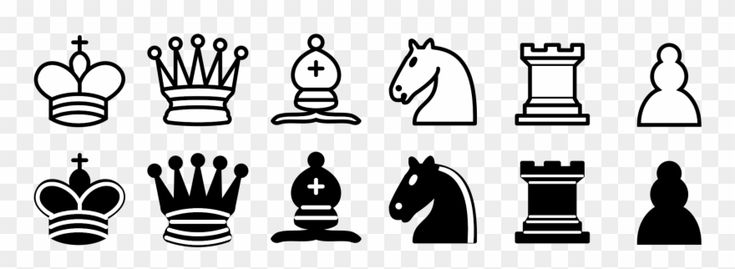
#> input picture assets/source/pieces-reference.jpg, 735 x 269 px
$ python build_piece_sheet.py
#> lines starting #> are read from the running program, lines starting #| are printed output that depends on the picture; after the words box and inside, x2 and y2 are one past the last pixel; in counts of white or black regions, pixels touching at a corner belong together
#> in main, source is the input picture: PIL image 735x269 RGB; min 0, max 255, mean 203.6
#!/usr/bin/env python3
"""Cut the reference piece drawing into a transparent sprite sheet for Roblox.

Input:  assets/source/pieces-reference.jpg (two rows: white then black; columns K Q B N R P)
Output: assets/pieces.png, a 6 x 2 grid of CELL-pixel cells in the same order,
        and assets/pieces.rgba, the same pixels as raw RGBA bytes (row-major,
        no header). Studio can't decode PNGs from Luau, so tools/studio_sync
        style import code reads the raw file into an EditableImage and
        publishes it with AssetService:CreateAssetAsync. 1020x340 keeps it
        under the 1024px EditableImage limit.

The source is a small JPEG, so it is first enlarged UP times; working at that
size keeps the cut smooth instead of following the JPEG's blocky pixels.
The white background is removed by flood-filling light pixels from the image
border, so the white fill inside each white piece (and the white detail lines
inside the black pieces) stays opaque. The dark strokes are thickened by SEAL
pixels before the fill so it can't leak through hairline gaps in an outline,
and then the background is grown back over the light halo that leaves. The
outer edge gets a soft alpha from the stroke's darkness, and stray specks
(JPEG noise) are dropped.

Needs numpy, Pillow and scipy.
"""
import pathlib

import numpy as np
from PIL import Image
from scipy import ndimage

ROOT = pathlib.Path(__file__).resolve().parent.parent
SOURCE = ROOT / "assets" / "source" / "pieces-reference.jpg"
OUTPUT = ROOT / "assets" / "pieces.png"
RAW = ROOT / "assets" / "pieces.rgba"
CELL = 170
UP = 4  # work at 4x the source size
LIGHT = 200  # pixels at least this bright can be background
SEAL = 4  # pixels (at UP size) of stroke thickening used to seal outline gaps
EDGE = 3  # width (at UP size) of the soft outer edge
NOTCH = 400  # light pockets smaller than this (at UP size) can be cut-off background
SPECK = 60  # opaque bits smaller than this (at UP size) are JPEG noise


def background_mask(gray: np.ndarray) -> np.ndarray:
    light = ~ndimage.binary_dilation(gray < LIGHT, iterations=SEAL)
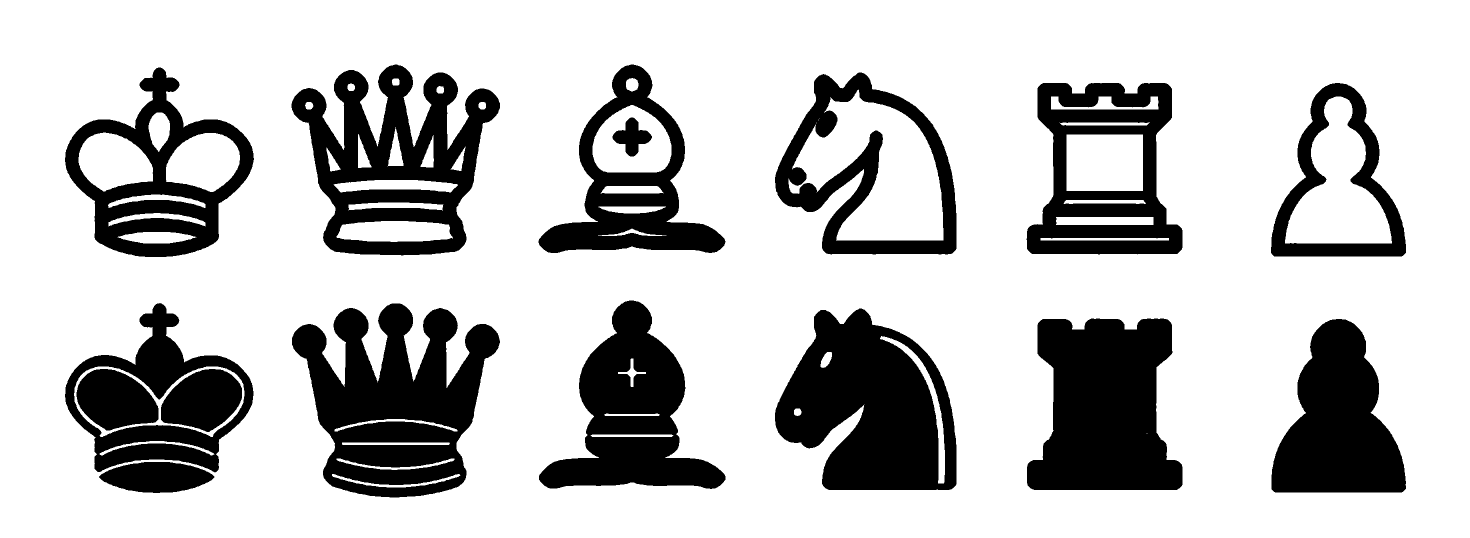
#> light: shape (1076, 2940) bool (shown at 1/2 size); 75.5% white; 16 black regions, largest, box (x1, y1, x2, y2) and area: (584, 607, 1000, 995) 95093, (1550, 617, 1913, 980) 88945, (2054, 637, 2365, 980) 82310
    labels, _ = ndimage.label(light)
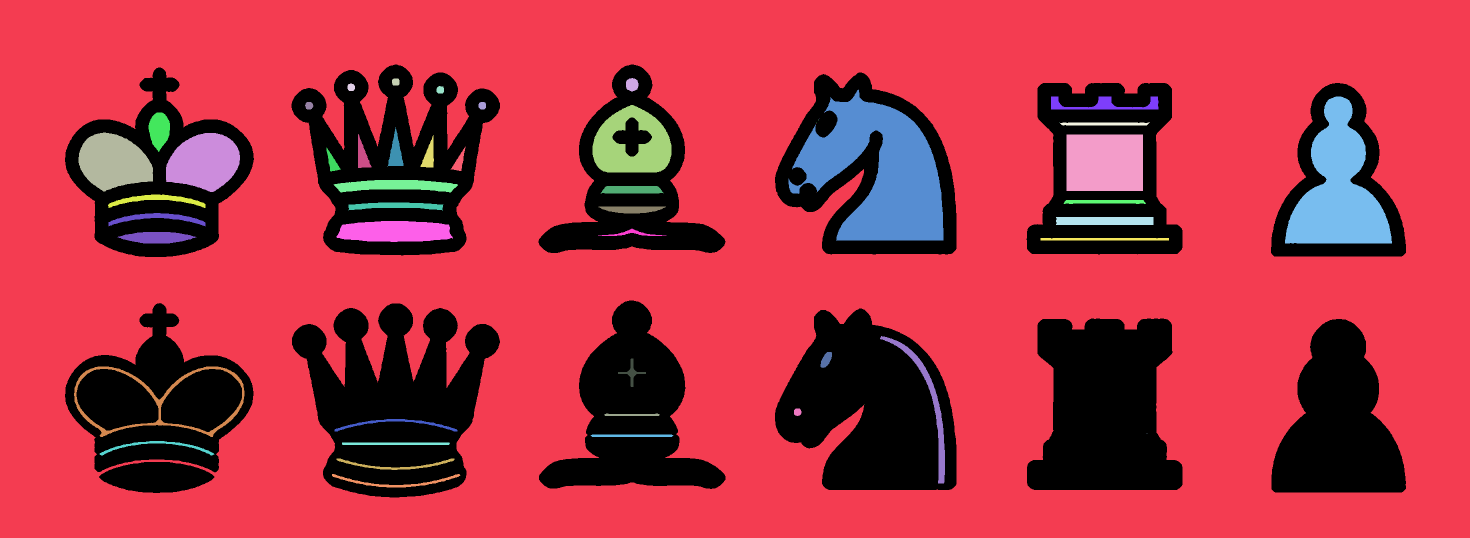
#> labels: shape (1076, 2940) int32 (shown at 1/2 size); 58 distinct labels, from 0 to 57; one colour per label, 0 black
    border = np.unique(np.concatenate([labels[0], labels[-1], labels[:, 0], labels[:, -1]]))
#> border = [1]
    bg = np.isin(labels, border[border != 0])
#> bg: shape (1076, 2940) bool; 69.2% white; 13 black regions, largest, box (x1, y1, x2, y2) and area: (584, 607, 1000, 995) 99919, (583, 129, 1000, 511) 98077, (1550, 617, 1913, 980) 93535
    holes = light & ~bg  # the white fill inside pieces
#> holes: shape (1076, 2940) bool; 6.3% white; 51 white regions (7 under 20 px), largest, box (x1, y1, x2, y2) and area: (1577, 179, 1887, 481) 51298, (2570, 193, 2784, 487) 33476, (2133, 269, 2286, 382) 17289
    # Reclaim the halo the sealing left around each outline.
    bg |= ndimage.binary_dilation(bg, iterations=SEAL) & (gray >= LIGHT)
#> bg: shape (1076, 2940) bool; 71.4% white; 13 black regions, largest, box (x1, y1, x2, y2) and area: (588, 611, 996, 991) 91003, (587, 133, 996, 507) 89105, (1554, 621, 1909, 976) 88167
    # Light notches the sealing cut off (between a queen's points, say) are
    # small, touch the background and hold no white fill: background too.
    notches, count = ndimage.label((gray >= LIGHT) & ~bg)
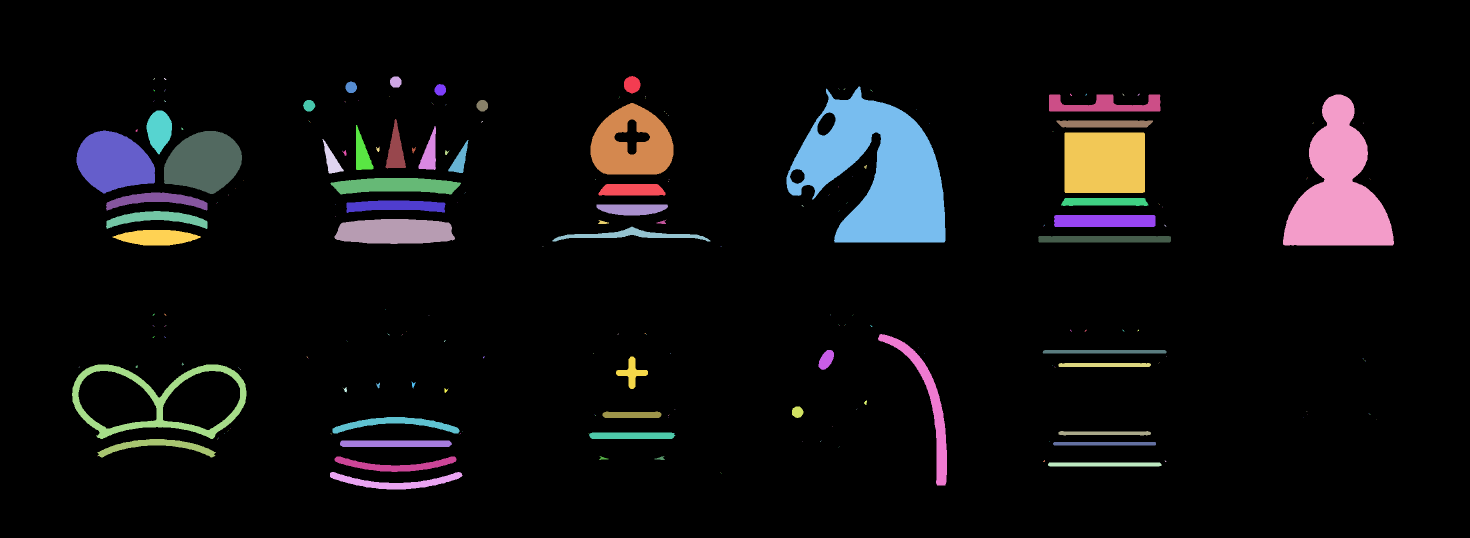
#> notches: shape (1076, 2940) int32 (shown at 1/2 size); 309 distinct labels, from 0 to 308; one colour per label, 0 black
#> count = 308
    if count:
        index = range(1, count + 1)
        sizes = ndimage.sum(np.ones_like(gray), notches, index)
#> sizes = 308 values, max 57399 at index 7, min 1 at index 4, mean 909.1
        filled = ndimage.maximum(holes, notches, index)
        touching = ndimage.maximum(ndimage.binary_dilation(bg), notches, index)
        drop = np.flatnonzero((sizes < NOTCH) & (filled == 0) & (touching > 0)) + 1
#> drop = 259 values from 3 to 308
        bg |= np.isin(notches, drop)
#> bg: shape (1076, 2940) bool; 71.4% white; 13 black regions, largest, box (x1, y1, x2, y2) and area: (588, 611, 996, 991) 90776, (587, 133, 996, 507) 88885, (1554, 621, 1909, 976) 88106
    return bg


def runs(flags: np.ndarray, min_len: int):
    out, start = [], None
    for i, flag in enumerate(list(flags) + [False]):
        if flag and start is None:
            start = i
        elif not flag and start is not None:
            if i - start >= min_len:
                out.append((start, i))
            start = None
    return out


def main() -> None:
    source = Image.open(SOURCE).convert("RGB")
    big = source.resize((source.width * UP, source.height * UP), Image.BICUBIC)
    rgb = np.asarray(big).astype(np.float32)
    gray = rgb.mean(axis=2)
    bg = background_mask(gray)

    # Drop specks: opaque islands too small to be part of a piece.
    labels, count = ndimage.label(~bg)
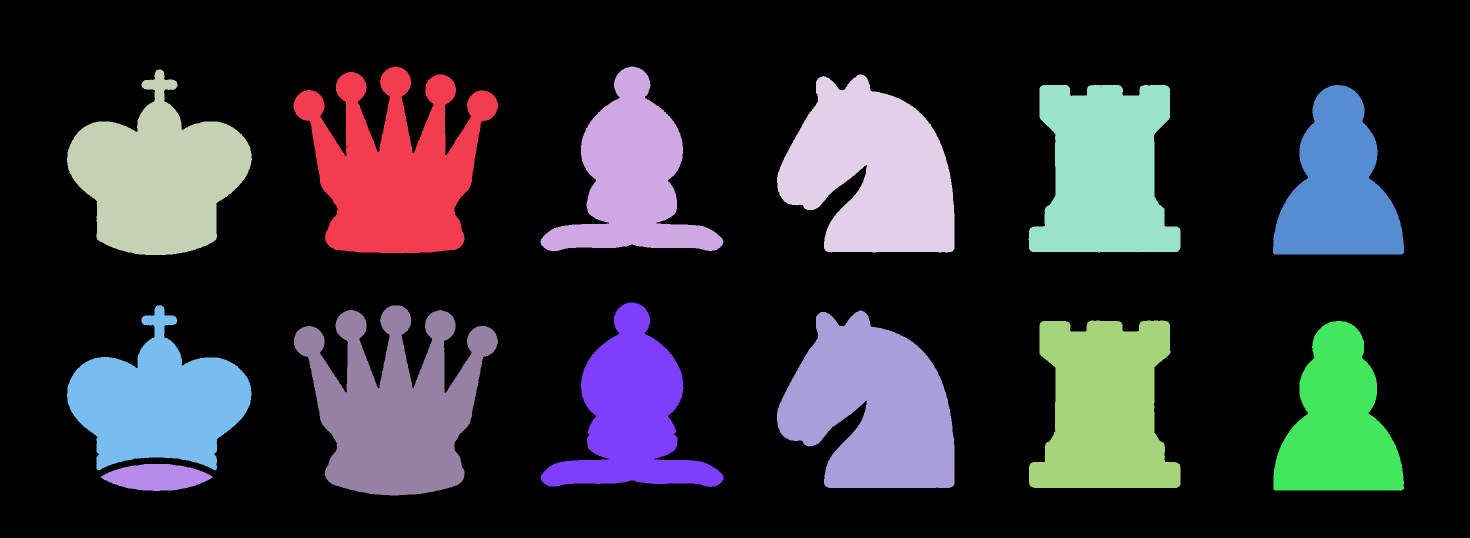
#> labels: shape (1076, 2940) int32 (shown at 1/2 size); 14 distinct labels, from 0 to 13; one colour per label, 0 black
#> count = 13
    sizes = ndimage.sum(np.ones_like(gray), labels, range(1, count + 1))
#> sizes = [88885, 61935, 80371, 87948, 76998, 56475, 61860, 68606, 90776, 88106, 76987, 56574, 8592]
    bg |= np.isin(labels, np.flatnonzero(sizes < SPECK) + 1)

    # Opaque everywhere except the background. The outer band is the outline,
    # so it is drawn black with an alpha from how dark the source is there,
    # which turns the grey anti-aliasing into a soft edge instead of a halo.
    alpha = np.where(bg, 0.0, 1.0)
    color = np.clip(rgb, 0, 255)
    band = ndimage.binary_dilation(bg, iterations=EDGE) & ~bg
#> band: shape (1076, 2940) bool; 1.7% white; 13 white regions, largest, box (x1, y1, x2, y2) and area: (587, 133, 996, 507) 6908, (588, 611, 996, 991) 6876, (1082, 605, 1447, 974) 4155
    color[band] = 0
    alpha[band] = np.clip((255 - gray[band]) / (255 - 110), 0, 1)
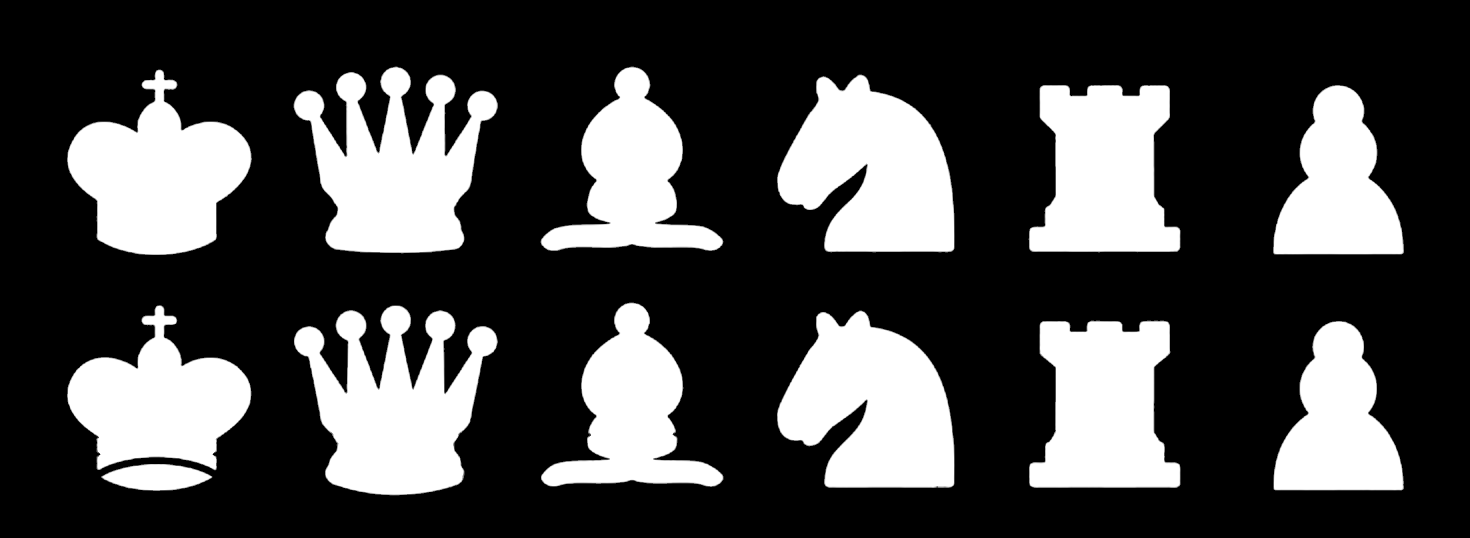
#> alpha: shape (1076, 2940) float64 (shown at 1/2 size); min 0, max 1, mean 0.282
    rgba = np.dstack([color, alpha * 255]).astype(np.uint8)

    solid = ~bg
    row_bands = runs(solid.any(axis=1), 20 * UP)
#> the loop in runs, `for i, flag in enumerate(list(flags) + [False]):` made 1077 passes
#> start on passes 134, 606: 133, 605
#> after the loop in runs, `for i, flag in enumerate(list(flags) + [False]):`: out = [(133, 510), (605, 991)]
#> row_bands = [(133, 510), (605, 991)]
    assert len(row_bands) == 2, f"expected 2 rows of pieces, found {row_bands}"

    sheet = Image.new("RGBA", (CELL * 6, CELL * 2), (0, 0, 0, 0))
#> sheet: PIL image 1020x340 RGBA; every value is 0
    image = Image.fromarray(rgba, "RGBA")
    for r, (y0, y1) in enumerate(row_bands):
        cols = runs(solid[y0:y1].any(axis=0), 20 * UP)
        assert len(cols) == 6, f"expected 6 pieces in row {r}, found {cols}"
        for c, (x0, x1) in enumerate(cols):
            ys = np.where(solid[y0:y1, x0:x1].any(axis=1))[0]
            piece = image.crop((x0, y0 + ys[0], x1, y0 + ys[-1] + 1))
            scale = (CELL * 0.86) / max(piece.width, piece.height)
            # Resize premultiplied so transparent pixels don't bleed colour into the edge.
            piece = piece.convert("RGBa").resize(
                (round(piece.width * scale), round(piece.height * scale)), Image.LANCZOS
            ).convert("RGBA")
            px = c * CELL + (CELL - piece.width) // 2
            py = r * CELL + round(CELL * 0.93) - piece.height
            sheet.alpha_composite(piece, (px, py))
#> this loop made 2 passes
#> (r, y0, y1) on passes 1 to 2: (0, 133, 510), (1, 605, 991)
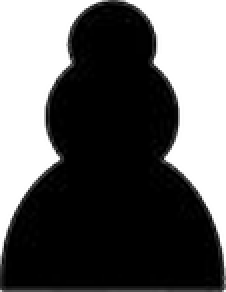
#> piece: PIL image 113x146 RGBA (shown 2 times larger); mean R, G, B, A 2.1, 2.1, 2.1, 161; transparent parts drawn white
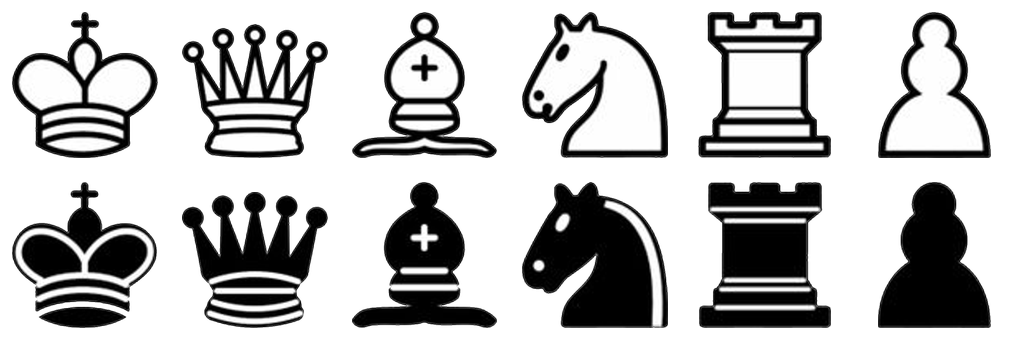
#> sheet: PIL image 1020x340 RGBA; mean R, G, B, A 39.2, 39.2, 39.2, 106.5; transparent parts drawn white
    sheet.save(OUTPUT)
    RAW.write_bytes(sheet.tobytes())
    print(f"wrote {OUTPUT} ({sheet.width}x{sheet.height})")
#| wrote assets/pieces.png (1020x340)


if __name__ == "__main__":
    main()
